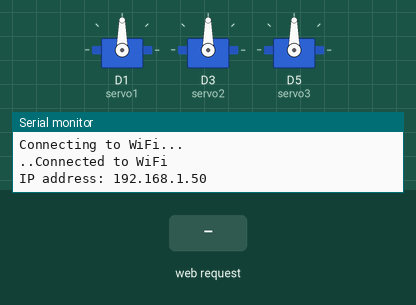
Bench run of a sketch on a simulated ESP8266 (NodeMCU). On the bench: 3 × servo, the last lines printed to the serial monitor. The test bench sets the inputs (shaded band). WiFi joins after 1.5 s; servers stay silent unless stated.

Above: at 3.2 s.
3.3 s: HTTP request GET /setSliderValue?servo=1&value=1 received
At 3.6 s:
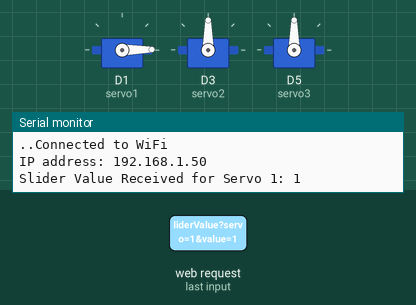
Timing chart, 0 to 6.3 s (numbered marks = the images above; inputs shaded):
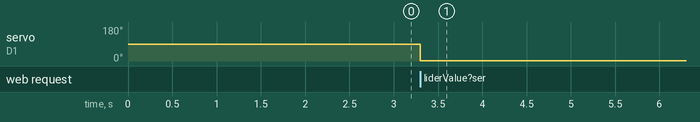

The sketch:

EMG_2.ino
```cpp
#include <ESP8266WiFi.h>
#include <ESP8266WebServer.h>
#include <Servo.h>

const char *ssid = "eYantra";
const char *password = "eyantra@bs15";

ESP8266WebServer server(80);
Servo servo1;
Servo servo2;
Servo servo3;

int sliderValue1 = 0; // Initial position for servo1
int sliderValue2 = 90; // Initial position for servo2
int sliderValue3 = 45; // Initial position for servo3

const char *htmlContent = R"=====(<!DOCTYPE html>
<html lang="en">
<head>
  <meta charset="UTF-8">
  <meta name="viewport" content="width=device-width, initial-scale=1.0">
  <title>Servo Control</title>
  <style>
    body {
      font-family: Arial, sans-serif;
      text-align: center;
      margin-top: 50px;
    }
    input[type="range"] {
      width: 80%;
      margin-bottom: 20px;
    }
    #sliderValue1, #sliderValue2, #sliderValue3 {
      font-size: 18px;
    }
  </style>
</head>
<body>
  <h1>Finger Control</h1>
  <label for="slider1">Servo 1:</label>
  <input type="range" id="slider1" min="0" max="140" value="0" step="1" oninput="updateSliderValue(1)">
  <p id="sliderValue1">Slider Value 1: 0</p>

  <label for="slider2">Servo 2:</label>
  <input type="range" id="slider2" min="10" max="90" value="90" step="1" oninput="updateSliderValue(2)">
  <p id="sliderValue2">Slider Value 2: 90</p>

  <label for="slider3">Servo 3:</label>
  <input type="range" id="slider3" min="0" max="180" value="45" step="1" oninput="updateSliderValue(3)">
  <p id="sliderValue3">Slider Value 3: 45</p>

  <script>
    function updateSliderValue(servoNumber) {
      var sliderId = "slider" + servoNumber;
      var valueId = "sliderValue" + servoNumber;

      var slider = document.getElementById(sliderId);
      var sliderValueDisplay = document.getElementById(valueId);

      sliderValueDisplay.textContent = "Slider Value " + servoNumber + ": " + slider.value;
      sendSliderValue(servoNumber, slider.value);
    }

    function sendSliderValue(servoNumber, value) {
      var xhr = new XMLHttpRequest();
      xhr.open("GET", "/setSliderValue?servo=" + servoNumber + "&value=" + value, true);
      xhr.send();
    }
  </script>
</body>
</html>)=====";

void handleSlider() {
  if (server.hasArg("servo") && server.hasArg("value")) {
    int servoNumber = server.arg("servo").toInt();
    int sliderValue = server.arg("value").toInt();

    Serial.print("Slider Value Received for Servo ");
    Serial.print(servoNumber);
    Serial.print(": ");
    Serial.println(sliderValue);

    // Map the slider value to the servo angle
    int servoAngle = map(sliderValue, 0, (servoNumber == 1 ? 140 : (servoNumber == 2 ? 90 : 180)), 0, (servoNumber == 1 ? 140 : (servoNumber == 2 ? 90 : 180)));

    // Move the corresponding servo to the specified angle
    if (servoNumber == 1) {
      servo1.write(servoAngle);
      delay(15);
    } else if (servoNumber == 2) {
      servo2.write(servoAngle);
      delay(15);
    } else if (servoNumber == 3) {
      servo3.write(servoAngle);
      delay(15);
    }
  }
  server.send(200, "text/html", htmlContent);
}

void setup() {
  Serial.begin(115200);
  Serial.println("Connecting to WiFi...");

  // Connect to Wi-Fi
  WiFi.begin(ssid, password);
  while (WiFi.status() != WL_CONNECTED) {
    delay(1000);
    Serial.print(".");
  }

  Serial.println("Connected to WiFi");
  Serial.print("IP address: ");
  Serial.println(WiFi.localIP());

  // Attach the servos to GPIO pins D1, D3, and D5
  servo1.attach(D1);
  servo2.attach(D3);
  servo3.attach(D5);

  // Define the endpoint for receiving slider values
  server.on("/setSliderValue", HTTP_GET, handleSlider);

  // Handle root endpoint
  server.on("/", HTTP_GET, [](){
    server.send(200, "text/html", htmlContent);
  });

  // Start the server
  server.begin();
}

void loop() {
  server.handleClient();
}
```

Measured:
- after the input at 3.3 s, servo on D1 (servo1): 90° → 1° at once
